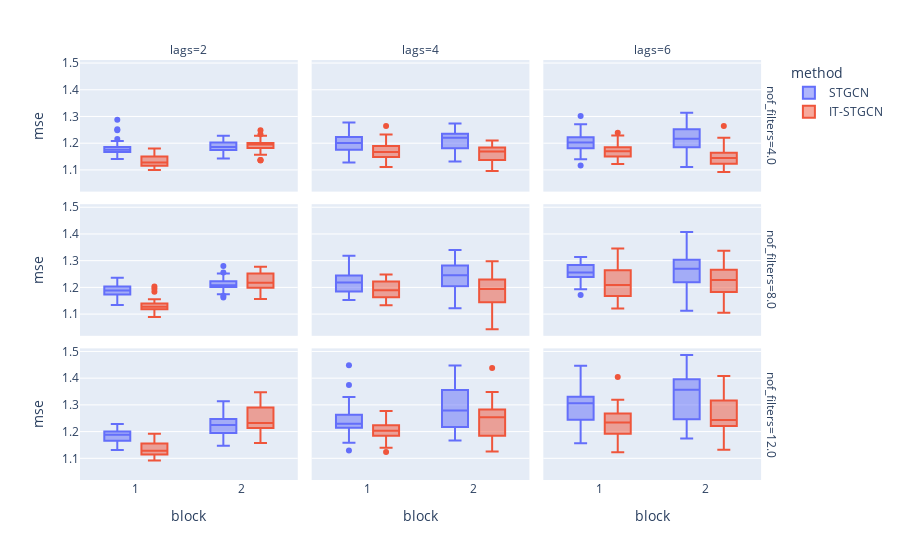

Write notebook code for a chart like this one.
### Code cell
data2.query("inter_method=='linear' and epoch==150").plot.box(backend='plotly',x='block',color='method',y='mse',facet_col='lags',facet_row='nof_filters',height=1200)

### Figure 1 — Plotly figure (JSON) as saved in the notebook; plotly's stock layout.template omitted (floating-point values rounded to 4 significant figures)
{"data": [{"alignmentgroup": "True", "hovertemplate": "method=STGCN<br>nof_filters=4.0<br>lags=2<br>block=%{x}<br>mse=%{y}<extra></extra>", "legendgroup": "STGCN", "marker": {"color": "#636efa"}, "name": "STGCN", "notched": false, "offsetgroup": "STGCN", "orientation": "v", "showlegend": true, "type": "box", "x": [1, 1, 1, 1, 1, 1, 1, 1, 1, 1, 1, 1, 1, 1, 1, 1, 1, 1, 1, 1, 1, 1, 1, 1, 1, 1, 1, 1, 1, 1, 2, 2, 2, 2, 2, 2, 2, 2, 2, 2, 2, 2, 2, 2, 2, 2, 2, 2, 2, 2, 2, 2, 2, 2, 2, 2, 2, 2, 2, 2], "x0": " ", "xaxis": "x7", "y": [1.209, 1.17, 1.161, 1.17, 1.164, 1.178, 1.186, 1.163, 1.216, 1.156, 1.174, 1.173, 1.208, 1.18, 1.17, 1.175, 1.175, 1.167, 1.288, 1.252, 1.184, 1.183, 1.249, 1.185, 1.169, 1.156, 1.177, 1.141, 1.153, 1.201, 1.208, 1.215, 1.187, 1.202, 1.188, 1.194, 1.157, 1.22, 1.175, 1.183, 1.223, 1.208, 1.228, 1.169, 1.163, 1.185, 1.183, 1.143, 1.177, 1.175, 1.188, 1.193, 1.186, 1.195, 1.183, 1.18, 1.169, 1.226, 1.167, 1.172], "y0": " ", "yaxis": "y7"}, {"alignmentgroup": "True", "hovertemplate": "method=STGCN<br>nof_filters=4.0<br>lags=4<br>block=%{x}<br>mse=%{y}<extra></extra>", "legendgroup": "STGCN", "marker": {"color": "#636efa"}, "name": "STGCN", "notched": false, "offsetgroup": "STGCN", "orientation": "v", "showlegend": false, "type": "box", "x": [1, 1, 1, 1, 1, 1, 1, 1, 1, 1, 1, 1, 1, 1, 1, 1, 1, 1, 1, 1, 1, 1, 1, 1, 1, 1, 1, 1, 1, 1, 2, 2, 2, 2, 2, 2, 2, 2, 2, 2, 2, 2, 2, 2, 2, 2, 2, 2, 2, 2, 2, 2, 2, 2, 2, 2, 2, 2, 2, 2], "x0": " ", "xaxis": "x8", "y": [1.277, 1.208, 1.25, 1.146, 1.223, 1.184, 1.23, 1.162, 1.231, 1.208, 1.201, 1.241, 1.214, 1.175, 1.175, 1.2, 1.22, 1.128, 1.216, 1.19, 1.266, 1.18, 1.17, 1.272, 1.178, 1.189, 1.176, 1.175, 1.221, 1.167, 1.227, 1.231, 1.181, 1.231, 1.177, 1.262, 1.232, 1.131, 1.187, 1.158, 1.251, 1.253, 1.197, 1.234, 1.205, 1.215, 1.273, 1.14, 1.258, 1.185, 1.198, 1.231, 1.252, 1.226, 1.18, 1.139, 1.207, 1.262, 1.235, 1.15], "y0": " ", "yaxis": "y8"}, {"alignmentgroup": "True", "hovertemplate": "method=STGCN<br>nof_filters=4.0<br>lags=6<br>block=%{x}<br>mse=%{y}<extra></extra>", "legendgroup": "STGCN", "marker": {"color": "#636efa"}, "name": "STGCN", "notched": false, "offsetgroup": "STGCN", "orientation": "v", "showlegend": false, "type": "box", "x": [1, 1, 1, 1, 1, 1, 1, 1, 1, 1, 1, 1, 1, 1, 1, 1, 1, 1, 1, 1, 1, 1, 1, 1, 1, 1, 1, 1, 1, 1, 2, 2, 2, 2, 2, 2, 2, 2, 2, 2, 2, 2, 2, 2, 2, 2, 2, 2, 2, 2, 2, 2, 2, 2, 2, 2, 2, 2, 2, 2], "x0": " ", "xaxis": "x9", "y": [1.268, 1.165, 1.14, 1.182, 1.205, 1.302, 1.164, 1.208, 1.181, 1.2, 1.191, 1.271, 1.117, 1.188, 1.256, 1.212, 1.234, 1.18, 1.205, 1.167, 1.206, 1.144, 1.203, 1.207, 1.222, 1.187, 1.182, 1.229, 1.223, 1.202, 1.217, 1.238, 1.11, 1.218, 1.216, 1.208, 1.254, 1.277, 1.263, 1.254, 1.19, 1.265, 1.18, 1.252, 1.142, 1.25, 1.168, 1.245, 1.173, 1.234, 1.202, 1.185, 1.257, 1.204, 1.209, 1.15, 1.189, 1.246, 1.314, 1.139], "y0": " ", "yaxis": "y9"}, {"alignmentgroup": "True", "hovertemplate": "method=STGCN<br>nof_filters=8.0<br>lags=2<br>block=%{x}<br>mse=%{y}<extra></extra>", "legendgroup": "STGCN", "marker": {"color": "#636efa"}, "name": "STGCN", "notched": false, "offsetgroup": "STGCN", "orientation": "v", "showlegend": false, "type": "box", "x": [1, 1, 1, 1, 1, 1, 1, 1, 1, 1, 1, 1, 1, 1, 1, 1, 1, 1, 1, 1, 1, 1, 1, 1, 1, 1, 1, 1, 1, 1, 2, 2, 2, 2, 2, 2, 2, 2, 2, 2, 2, 2, 2, 2, 2, 2, 2, 2, 2, 2, 2, 2, 2, 2, 2, 2, 2, 2, 2, 2], "x0": " ", "xaxis": "x4", "y": [1.163, 1.224, 1.17, 1.191, 1.164, 1.166, 1.174, 1.213, 1.199, 1.236, 1.229, 1.181, 1.134, 1.203, 1.188, 1.192, 1.154, 1.164, 1.184, 1.184, 1.228, 1.223, 1.184, 1.219, 1.188, 1.189, 1.188, 1.177, 1.177, 1.204, 1.209, 1.224, 1.209, 1.223, 1.222, 1.206, 1.247, 1.208, 1.219, 1.162, 1.226, 1.205, 1.218, 1.239, 1.201, 1.222, 1.28, 1.222, 1.256, 1.178, 1.201, 1.252, 1.208, 1.175, 1.174, 1.201, 1.206, 1.205, 1.192, 1.169], "y0": " ", "yaxis": "y4"}, {"alignmentgroup": "True", "hovertemplate": "method=STGCN<br>nof_filters=8.0<br>lags=4<br>block=%{x}<br>mse=%{y}<extra></extra>", "legendgroup": "STGCN", "marker": {"color": "#636efa"}, "name": "STGCN", "notched": false, "offsetgroup": "STGCN", "orientation": "v", "showlegend": false, "type": "box", "x": [1, 1, 1, 1, 1, 1, 1, 1, 1, 1, 1, 1, 1, 1, 1, 1, 1, 1, 1, 1, 1, 1, 1, 1, 1, 1, 1, 1, 1, 1, 2, 2, 2, 2, 2, 2, 2, 2, 2, 2, 2, 2, 2, 2, 2, 2, 2, 2, 2, 2, 2, 2, 2, 2, 2, 2, 2, 2, 2, 2], "x0": " ", "xaxis": "x5", "y": [1.275, 1.259, 1.245, 1.21, 1.249, 1.235, 1.233, 1.162, 1.178, 1.223, 1.242, 1.153, 1.255, 1.202, 1.176, 1.266, 1.214, 1.21, 1.162, 1.185, 1.214, 1.239, 1.29, 1.202, 1.157, 1.176, 1.319, 1.208, 1.23, 1.233, 1.286, 1.317, 1.271, 1.191, 1.178, 1.223, 1.34, 1.204, 1.164, 1.294, 1.215, 1.248, 1.282, 1.205, 1.122, 1.243, 1.263, 1.151, 1.279, 1.303, 1.227, 1.301, 1.272, 1.236, 1.228, 1.282, 1.176, 1.287, 1.217, 1.259], "y0": " ", "yaxis": "y5"}, {"alignmentgroup": "True", "hovertemplate": "method=STGCN<br>nof_filters=8.0<br>lags=6<br>block=%{x}<br>mse=%{y}<extra></extra>", "legendgroup": "STGCN", "marker": {"color": "#636efa"}, "name": "STGCN", "notched": false, "offsetgroup": "STGCN", "orientation": "v", "showlegend": false, "type": "box", "x": [1, 1, 1, 1, 1, 1, 1, 1, 1, 1, 1, 1, 1, 1, 1, 1, 1, 1, 1, 1, 1, 1, 1, 1, 1, 1, 1, 1, 1, 1, 2, 2, 2, 2, 2, 2, 2, 2, 2, 2, 2, 2, 2, 2, 2, 2, 2, 2, 2, 2, 2, 2, 2, 2, 2, 2, 2, 2, 2, 2], "x0": " ", "xaxis": "x6", "y": [1.29, 1.254, 1.193, 1.283, 1.283, 1.299, 1.235, 1.313, 1.243, 1.271, 1.245, 1.239, 1.267, 1.267, 1.172, 1.288, 1.257, 1.249, 1.221, 1.206, 1.211, 1.203, 1.277, 1.286, 1.262, 1.27, 1.242, 1.247, 1.251, 1.284, 1.21, 1.304, 1.22, 1.312, 1.134, 1.368, 1.196, 1.282, 1.288, 1.219, 1.32, 1.248, 1.151, 1.22, 1.271, 1.297, 1.303, 1.408, 1.112, 1.296, 1.332, 1.266, 1.228, 1.264, 1.312, 1.268, 1.199, 1.356, 1.275, 1.246], "y0": " ", "yaxis": "y6"}, {"alignmentgroup": "True", "hovertemplate": "method=STGCN<br>nof_filters=12.0<br>lags=2<br>block=%{x}<br>mse=%{y}<extra></extra>", "legendgroup": "STGCN", "marker": {"color": "#636efa"}, "name": "STGCN", "notched": false, "offsetgroup": "STGCN", "orientation": "v", "showlegend": false, "type": "box", "x": [1, 1, 1, 1, 1, 1, 1, 1, 1, 1, 1, 1, 1, 1, 1, 1, 1, 1, 1, 1, 1, 1, 1, 1, 1, 1, 1, 1, 1, 1, 2, 2, 2, 2, 2, 2, 2, 2, 2, 2, 2, 2, 2, 2, 2, 2, 2, 2, 2, 2, 2, 2, 2, 2, 2, 2, 2, 2, 2, 2], "x0": " ", "xaxis": "x", "y": [1.195, 1.131, 1.19, 1.165, 1.217, 1.228, 1.166, 1.223, 1.189, 1.21, 1.222, 1.223, 1.185, 1.178, 1.2, 1.133, 1.187, 1.229, 1.175, 1.192, 1.191, 1.187, 1.164, 1.164, 1.189, 1.152, 1.15, 1.165, 1.16, 1.196, 1.313, 1.231, 1.225, 1.227, 1.31, 1.194, 1.251, 1.218, 1.284, 1.2, 1.232, 1.169, 1.159, 1.216, 1.28, 1.221, 1.224, 1.188, 1.247, 1.271, 1.225, 1.262, 1.236, 1.224, 1.195, 1.223, 1.147, 1.179, 1.15, 1.192], "y0": " ", "yaxis": "y"}, {"alignmentgroup": "True", "hovertemplate": "method=STGCN<br>nof_filters=12.0<br>lags=4<br>block=%{x}<br>mse=%{y}<extra></extra>", "legendgroup": "STGCN", "marker": {"color": "#636efa"}, "name": "STGCN", "notched": false, "offsetgroup": "STGCN", "orientation": "v", "showlegend": false, "type": "box", "x": [1, 1, 1, 1, 1, 1, 1, 1, 1, 1, 1, 1, 1, 1, 1, 1, 1, 1, 1, 1, 1, 1, 1, 1, 1, 1, 1, 1, 1, 1, 2, 2, 2, 2, 2, 2, 2, 2, 2, 2, 2, 2, 2, 2, 2, 2, 2, 2, 2, 2, 2, 2, 2, 2, 2, 2, 2, 2, 2, 2], "x0": " ", "xaxis": "x2", "y": [1.226, 1.448, 1.212, 1.229, 1.199, 1.24, 1.227, 1.229, 1.214, 1.195, 1.329, 1.227, 1.289, 1.241, 1.299, 1.3, 1.262, 1.375, 1.243, 1.209, 1.23, 1.221, 1.129, 1.223, 1.158, 1.214, 1.309, 1.234, 1.229, 1.263, 1.172, 1.319, 1.242, 1.357, 1.415, 1.216, 1.286, 1.218, 1.281, 1.194, 1.386, 1.222, 1.301, 1.314, 1.448, 1.215, 1.306, 1.222, 1.167, 1.218, 1.201, 1.402, 1.273, 1.36, 1.235, 1.381, 1.238, 1.301, 1.356, 1.277], "y0": " ", "yaxis": "y2"}, {"alignmentgroup": "True", "hovertemplate": "method=STGCN<br>nof_filters=12.0<br>lags=6<br>block=%{x}<br>mse=%{y}<extra></extra>", "legendgroup": "STGCN", "marker": {"color": "#636efa"}, "name": "STGCN", "notched": false, "offsetgroup": "STGCN", "orientation": "v", "showlegend": false, "type": "box", "x": [1, 1, 1, 1, 1, 1, 1, 1, 1, 1, 1, 1, 1, 1, 1, 1, 1, 1, 1, 1, 1, 1, 1, 1, 1, 1, 1, 1, 1, 1, 2, 2, 2, 2, 2, 2, 2, 2, 2, 2, 2, 2, 2, 2, 2, 2, 2, 2, 2, 2, 2, 2, 2, 2, 2, 2, 2, 2, 2, 2], "x0": " ", "xaxis": "x3", "y": [1.312, 1.185, 1.318, 1.368, 1.235, 1.388, 1.366, 1.282, 1.286, 1.309, 1.245, 1.273, 1.359, 1.157, 1.371, 1.279, 1.303, 1.447, 1.178, 1.196, 1.281, 1.315, 1.393, 1.219, 1.244, 1.222, 1.317, 1.331, 1.31, 1.312, 1.366, 1.292, 1.36, 1.381, 1.46, 1.223, 1.409, 1.272, 1.174, 1.212, 1.217, 1.224, 1.385, 1.459, 1.395, 1.409, 1.382, 1.264, 1.371, 1.203, 1.246, 1.389, 1.442, 1.403, 1.282, 1.487, 1.353, 1.346, 1.276, 1.211], "y0": " ", "yaxis": "y3"}, {"alignmentgroup": "True", "hovertemplate": "method=IT-STGCN<br>nof_filters=4.0<br>lags=2<br>block=%{x}<br>mse=%{y}<extra></extra>", "legendgroup": "IT-STGCN", "marker": {"color": "#EF553B"}, "name": "IT-STGCN", "notched": false, "offsetgroup": "IT-STGCN", "orientation": "v", "showlegend": true, "type": "box", "x": [1, 1, 1, 1, 1, 1, 1, 1, 1, 1, 1, 1, 1, 1, 1, 1, 1, 1, 1, 1, 1, 1, 1, 1, 1, 1, 1, 1, 1, 1, 2, 2, 2, 2, 2, 2, 2, 2, 2, 2, 2, 2, 2, 2, 2, 2, 2, 2, 2, 2, 2, 2, 2, 2, 2, 2, 2, 2, 2, 2], "x0": " ", "xaxis": "x7", "y": [1.143, 1.108, 1.156, 1.15, 1.15, 1.146, 1.161, 1.105, 1.181, 1.119, 1.117, 1.127, 1.121, 1.118, 1.105, 1.1, 1.135, 1.101, 1.151, 1.113, 1.133, 1.143, 1.123, 1.114, 1.152, 1.124, 1.18, 1.115, 1.13, 1.128, 1.207, 1.249, 1.195, 1.199, 1.137, 1.137, 1.184, 1.182, 1.198, 1.228, 1.233, 1.184, 1.195, 1.191, 1.135, 1.201, 1.157, 1.209, 1.183, 1.201, 1.171, 1.219, 1.182, 1.196, 1.189, 1.203, 1.157, 1.199, 1.2, 1.179], "y0": " ", "yaxis": "y7"}, {"alignmentgroup": "True", "hovertemplate": "method=IT-STGCN<br>nof_filters=4.0<br>lags=4<br>block=%{x}<br>mse=%{y}<extra></extra>", "legendgroup": "IT-STGCN", "marker": {"color": "#EF553B"}, "name": "IT-STGCN", "notched": false, "offsetgroup": "IT-STGCN", "orientation": "v", "showlegend": false, "type": "box", "x": [1, 1, 1, 1, 1, 1, 1, 1, 1, 1, 1, 1, 1, 1, 1, 1, 1, 1, 1, 1, 1, 1, 1, 1, 1, 1, 1, 1, 1, 1, 2, 2, 2, 2, 2, 2, 2, 2, 2, 2, 2, 2, 2, 2, 2, 2, 2, 2, 2, 2, 2, 2, 2, 2, 2, 2, 2, 2, 2, 2], "x0": " ", "xaxis": "x8", "y": [1.157, 1.137, 1.148, 1.13, 1.229, 1.264, 1.153, 1.156, 1.19, 1.115, 1.186, 1.206, 1.149, 1.197, 1.159, 1.11, 1.183, 1.232, 1.142, 1.197, 1.171, 1.183, 1.188, 1.157, 1.174, 1.159, 1.201, 1.167, 1.128, 1.166, 1.185, 1.142, 1.182, 1.145, 1.155, 1.137, 1.184, 1.21, 1.204, 1.203, 1.159, 1.173, 1.184, 1.169, 1.173, 1.205, 1.131, 1.176, 1.132, 1.134, 1.116, 1.169, 1.096, 1.128, 1.204, 1.171, 1.182, 1.144, 1.137, 1.149], "y0": " ", "yaxis": "y8"}, {"alignmentgroup": "True", "hovertemplate": "method=IT-STGCN<br>nof_filters=4.0<br>lags=6<br>block=%{x}<br>mse=%{y}<extra></extra>", "legendgroup": "IT-STGCN", "marker": {"color": "#EF553B"}, "name": "IT-STGCN", "notched": false, "offsetgroup": "IT-STGCN", "orientation": "v", "showlegend": false, "type": "box", "x": [1, 1, 1, 1, 1, 1, 1, 1, 1, 1, 1, 1, 1, 1, 1, 1, 1, 1, 1, 1, 1, 1, 1, 1, 1, 1, 1, 1, 1, 1, 2, 2, 2, 2, 2, 2, 2, 2, 2, 2, 2, 2, 2, 2, 2, 2, 2, 2, 2, 2, 2, 2, 2, 2, 2, 2, 2, 2, 2, 2], "x0": " ", "xaxis": "x9", "y": [1.164, 1.127, 1.122, 1.129, 1.178, 1.167, 1.152, 1.189, 1.131, 1.139, 1.18, 1.142, 1.22, 1.186, 1.17, 1.127, 1.229, 1.198, 1.207, 1.181, 1.161, 1.17, 1.176, 1.151, 1.185, 1.179, 1.158, 1.185, 1.164, 1.239, 1.128, 1.152, 1.113, 1.158, 1.135, 1.15, 1.141, 1.109, 1.203, 1.143, 1.138, 1.196, 1.145, 1.153, 1.118, 1.092, 1.265, 1.099, 1.136, 1.123, 1.164, 1.167, 1.117, 1.152, 1.175, 1.206, 1.163, 1.22, 1.104, 1.145], "y0": " ", "yaxis": "y9"}, {"alignmentgroup": "True", "hovertemplate": "method=IT-STGCN<br>nof_filters=8.0<br>lags=2<br>block=%{x}<br>mse=%{y}<extra></extra>", "legendgroup": "IT-STGCN", "marker": {"color": "#EF553B"}, "name": "IT-STGCN", "notched": false, "offsetgroup": "IT-STGCN", "orientation": "v", "showlegend": false, "type": "box", "x": [1, 1, 1, 1, 1, 1, 1, 1, 1, 1, 1, 1, 1, 1, 1, 1, 1, 1, 1, 1, 1, 1, 1, 1, 1, 1, 1, 1, 1, 1, 2, 2, 2, 2, 2, 2, 2, 2, 2, 2, 2, 2, 2, 2, 2, 2, 2, 2, 2, 2, 2, 2, 2, 2, 2, 2, 2, 2, 2, 2], "x0": " ", "xaxis": "x4", "y": [1.132, 1.139, 1.184, 1.129, 1.127, 1.113, 1.123, 1.11, 1.134, 1.127, 1.195, 1.152, 1.099, 1.122, 1.121, 1.113, 1.203, 1.132, 1.118, 1.131, 1.155, 1.146, 1.098, 1.144, 1.114, 1.126, 1.089, 1.119, 1.138, 1.122, 1.199, 1.234, 1.157, 1.254, 1.221, 1.206, 1.22, 1.209, 1.2, 1.266, 1.169, 1.242, 1.179, 1.238, 1.271, 1.268, 1.27, 1.218, 1.194, 1.217, 1.198, 1.212, 1.252, 1.278, 1.193, 1.192, 1.23, 1.206, 1.215, 1.265], "y0": " ", "yaxis": "y4"}, {"alignmentgroup": "True", "hovertemplate": "method=IT-STGCN<br>nof_filters=8.0<br>lags=4<br>block=%{x}<br>mse=%{y}<extra></extra>", "legendgroup": "IT-STGCN", "marker": {"color": "#EF553B"}, "name": "IT-STGCN", "notched": false, "offsetgroup": "IT-STGCN", "orientation": "v", "showlegend": false, "type": "box", "x": [1, 1, 1, 1, 1, 1, 1, 1, 1, 1, 1, 1, 1, 1, 1, 1, 1, 1, 1, 1, 1, 1, 1, 1, 1, 1, 1, 1, 1, 1, 2, 2, 2, 2, 2, 2, 2, 2, 2, 2, 2, 2, 2, 2, 2, 2, 2, 2, 2, 2, 2, 2, 2, 2, 2, 2, 2, 2, 2, 2], "x0": " ", "xaxis": "x5", "y": [1.223, 1.153, 1.217, 1.156, 1.193, 1.215, 1.185, 1.163, 1.156, 1.208, 1.222, 1.17, 1.249, 1.226, 1.185, 1.246, 1.133, 1.177, 1.189, 1.16, 1.2, 1.229, 1.151, 1.241, 1.225, 1.141, 1.189, 1.213, 1.167, 1.184, 1.174, 1.244, 1.144, 1.111, 1.207, 1.216, 1.197, 1.139, 1.22, 1.298, 1.247, 1.225, 1.104, 1.191, 1.125, 1.127, 1.043, 1.189, 1.272, 1.243, 1.23, 1.215, 1.181, 1.22, 1.235, 1.053, 1.168, 1.183, 1.186, 1.251], "y0": " ", "yaxis": "y5"}, {"alignmentgroup": "True", "hovertemplate": "method=IT-STGCN<br>nof_filters=8.0<br>lags=6<br>block=%{x}<br>mse=%{y}<extra></extra>", "legendgroup": "IT-STGCN", "marker": {"color": "#EF553B"}, "name": "IT-STGCN", "notched": false, "offsetgroup": "IT-STGCN", "orientation": "v", "showlegend": false, "type": "box", "x": [1, 1, 1, 1, 1, 1, 1, 1, 1, 1, 1, 1, 1, 1, 1, 1, 1, 1, 1, 1, 1, 1, 1, 1, 1, 1, 1, 1, 1, 1, 2, 2, 2, 2, 2, 2, 2, 2, 2, 2, 2, 2, 2, 2, 2, 2, 2, 2, 2, 2, 2, 2, 2, 2, 2, 2, 2, 2, 2, 2], "x0": " ", "xaxis": "x6", "y": [1.157, 1.174, 1.144, 1.282, 1.313, 1.292, 1.141, 1.288, 1.228, 1.125, 1.3, 1.198, 1.264, 1.261, 1.166, 1.192, 1.172, 1.218, 1.121, 1.158, 1.199, 1.23, 1.346, 1.26, 1.236, 1.185, 1.317, 1.173, 1.167, 1.246, 1.218, 1.121, 1.249, 1.276, 1.25, 1.254, 1.202, 1.295, 1.203, 1.257, 1.295, 1.137, 1.321, 1.171, 1.168, 1.337, 1.239, 1.271, 1.202, 1.198, 1.306, 1.266, 1.182, 1.146, 1.239, 1.247, 1.198, 1.17, 1.215, 1.105], "y0": " ", "yaxis": "y6"}, {"alignmentgroup": "True", "hovertemplate": "method=IT-STGCN<br>nof_filters=12.0<br>lags=2<br>block=%{x}<br>mse=%{y}<extra></extra>", "legendgroup": "IT-STGCN", "marker": {"color": "#EF553B"}, "name": "IT-STGCN", "notched": false, "offsetgroup": "IT-STGCN", "orientation": "v", "showlegend": false, "type": "box", "x": [1, 1, 1, 1, 1, 1, 1, 1, 1, 1, 1, 1, 1, 1, 1, 1, 1, 1, 1, 1, 1, 1, 1, 1, 1, 1, 1, 1, 1, 1, 2, 2, 2, 2, 2, 2, 2, 2, 2, 2, 2, 2, 2, 2, 2, 2, 2, 2, 2, 2, 2, 2, 2, 2, 2, 2, 2, 2, 2, 2], "x0": " ", "xaxis": "x", "y": [1.144, 1.133, 1.159, 1.095, 1.155, 1.192, 1.094, 1.109, 1.173, 1.115, 1.12, 1.123, 1.096, 1.127, 1.13, 1.141, 1.129, 1.164, 1.12, 1.161, 1.096, 1.129, 1.167, 1.186, 1.119, 1.129, 1.122, 1.092, 1.127, 1.105, 1.317, 1.347, 1.24, 1.292, 1.23, 1.317, 1.255, 1.211, 1.157, 1.256, 1.315, 1.232, 1.232, 1.206, 1.304, 1.245, 1.203, 1.247, 1.214, 1.29, 1.22, 1.171, 1.231, 1.221, 1.34, 1.194, 1.178, 1.221, 1.215, 1.284], "y0": " ", "yaxis": "y"}, {"alignmentgroup": "True", "hovertemplate": "method=IT-STGCN<br>nof_filters=12.0<br>lags=4<br>block=%{x}<br>mse=%{y}<extra></extra>", "legendgroup": "IT-STGCN", "marker": {"color": "#EF553B"}, "name": "IT-STGCN", "notched": false, "offsetgroup": "IT-STGCN", "orientation": "v", "showlegend": false, "type": "box", "x": [1, 1, 1, 1, 1, 1, 1, 1, 1, 1, 1, 1, 1, 1, 1, 1, 1, 1, 1, 1, 1, 1, 1, 1, 1, 1, 1, 1, 1, 1, 2, 2, 2, 2, 2, 2, 2, 2, 2, 2, 2, 2, 2, 2, 2, 2, 2, 2, 2, 2, 2, 2, 2, 2, 2, 2, 2, 2, 2, 2], "x0": " ", "xaxis": "x2", "y": [1.185, 1.169, 1.206, 1.198, 1.139, 1.221, 1.225, 1.224, 1.275, 1.223, 1.211, 1.214, 1.242, 1.199, 1.201, 1.192, 1.262, 1.166, 1.123, 1.161, 1.186, 1.277, 1.184, 1.196, 1.241, 1.184, 1.213, 1.157, 1.206, 1.245, 1.269, 1.184, 1.304, 1.231, 1.272, 1.125, 1.184, 1.219, 1.29, 1.289, 1.202, 1.272, 1.254, 1.151, 1.134, 1.348, 1.168, 1.268, 1.256, 1.281, 1.137, 1.237, 1.25, 1.282, 1.438, 1.206, 1.34, 1.303, 1.254, 1.156], "y0": " ", "yaxis": "y2"}, {"alignmentgroup": "True", "hovertemplate": "method=IT-STGCN<br>nof_filters=12.0<br>lags=6<br>block=%{x}<br>mse=%{y}<extra></extra>", "legendgroup": "IT-STGCN", "marker": {"color": "#EF553B"}, "name": "IT-STGCN", "notched": false, "offsetgroup": "IT-STGCN", "orientation": "v", "showlegend": false, "type": "box", "x": [1, 1, 1, 1, 1, 1, 1, 1, 1, 1, 1, 1, 1, 1, 1, 1, 1, 1, 1, 1, 1, 1, 1, 1, 1, 1, 1, 1, 1, 1, 2, 2, 2, 2, 2, 2, 2, 2, 2, 2, 2, 2, 2, 2, 2, 2, 2, 2, 2, 2, 2, 2, 2, 2, 2, 2, 2, 2, 2, 2], "x0": " ", "xaxis": "x3", "y": [1.255, 1.28, 1.262, 1.198, 1.295, 1.268, 1.238, 1.179, 1.192, 1.268, 1.197, 1.319, 1.271, 1.216, 1.179, 1.123, 1.29, 1.258, 1.185, 1.267, 1.228, 1.135, 1.404, 1.147, 1.307, 1.268, 1.231, 1.223, 1.223, 1.156, 1.316, 1.229, 1.235, 1.377, 1.294, 1.39, 1.408, 1.343, 1.223, 1.231, 1.238, 1.406, 1.2, 1.398, 1.227, 1.248, 1.193, 1.296, 1.273, 1.221, 1.202, 1.133, 1.227, 1.132, 1.288, 1.179, 1.266, 1.4, 1.2, 1.306], "y0": " ", "yaxis": "y3"}], "layout": {"annotations": [{"font": {}, "showarrow": false, "text": "lags=2", "x": 0.1567, "xanchor": "center", "xref": "paper", "y": 1.0, "yanchor": "bottom", "yref": "paper"}, {"font": {}, "showarrow": false, "text": "lags=4", "x": 0.49, "xanchor": "center", "xref": "paper", "y": 1.0, "yanchor": "bottom", "yref": "paper"}, {"font": {}, "showarrow": false, "text": "lags=6", "x": 0.8233, "xanchor": "center", "xref": "paper", "y": 1.0, "yanchor": "bottom", "yref": "paper"}, {"font": {}, "showarrow": false, "text": "nof_filters=12.0", "textangle": 90, "x": 0.98, "xanchor": "left", "xref": "paper", "y": 0.1567, "yanchor": "middle", "yref": "paper"}, {"font": {}, "showarrow": false, "text": "nof_filters=8.0", "textangle": 90, "x": 0.98, "xanchor": "left", "xref": "paper", "y": 0.5, "yanchor": "middle", "yref": "paper"}, {"font": {}, "showarrow": false, "text": "nof_filters=4.0", "textangle": 90, "x": 0.98, "xanchor": "left", "xref": "paper", "y": 0.8433, "yanchor": "middle", "yref": "paper"}], "autosize": true, "boxmode": "group", "legend": {"title": {"text": "method"}, "tracegroupgap": 0}, "margin": {"t": 60}, "xaxis": {"anchor": "y", "autorange": true, "domain": [0, 0.3133], "range": [0.4742, 2.526], "title": {"text": "block"}, "type": "linear"}, "xaxis2": {"anchor": "y2", "autorange": true, "domain": [0.3333, 0.6467], "matches": "x", "range": [0.4742, 2.526], "title": {"text": "block"}, "type": "linear"}, "xaxis3": {"anchor": "y3", "autorange": true, "domain": [0.6667, 0.98], "matches": "x", "range": [0.4742, 2.526], "title": {"text": "block"}, "type": "linear"}, "xaxis4": {"anchor": "y4", "autorange": true, "domain": [0, 0.3133], "matches": "x", "range": [0.4742, 2.526], "showticklabels": false, "type": "linear"}, "xaxis5": {"anchor": "y5", "autorange": true, "domain": [0.3333, 0.6467], "matches": "x", "range": [0.4742, 2.526], "showticklabels": false, "type": "linear"}, "xaxis6": {"anchor": "y6", "autorange": true, "domain": [0.6667, 0.98], "matches": "x", "range": [0.4742, 2.526], "showticklabels": false, "type": "linear"}, "xaxis7": {"anchor": "y7", "autorange": true, "domain": [0, 0.3133], "matches": "x", "range": [0.4742, 2.526], "showticklabels": false, "type": "linear"}, "xaxis8": {"anchor": "y8", "autorange": true, "domain": [0.3333, 0.6467], "matches": "x", "range": [0.4742, 2.526], "showticklabels": false, "type": "linear"}, "xaxis9": {"anchor": "y9", "autorange": true, "domain": [0.6667, 0.98], "matches": "x", "range": [0.4742, 2.526], "showticklabels": false, "type": "linear"}, "yaxis": {"anchor": "x", "autorange": true, "domain": [0, 0.3133], "range": [1.019, 1.511], "title": {"text": "mse"}, "type": "linear"}, "yaxis2": {"anchor": "x2", "autorange": true, "domain": [0, 0.3133], "matches": "y", "range": [1.019, 1.511], "showticklabels": false, "type": "linear"}, "yaxis3": {"anchor": "x3", "autorange": true, "domain": [0, 0.3133], "matches": "y", "range": [1.019, 1.511], "showticklabels": false, "type": "linear"}, "yaxis4": {"anchor": "x4", "autorange": true, "domain": [0.3433, 0.6567], "matches": "y", "range": [1.019, 1.511], "title": {"text": "mse"}, "type": "linear"}, "yaxis5": {"anchor": "x5", "autorange": true, "domain": [0.3433, 0.6567], "matches": "y", "range": [1.019, 1.511], "showticklabels": false, "type": "linear"}, "yaxis6": {"anchor": "x6", "autorange": true, "domain": [0.3433, 0.6567], "matches": "y", "range": [1.019, 1.511], "showticklabels": false, "type": "linear"}, "yaxis7": {"anchor": "x7", "autorange": true, "domain": [0.6867, 1.0], "matches": "y", "range": [1.019, 1.511], "title": {"text": "mse"}, "type": "linear"}, "yaxis8": {"anchor": "x8", "autorange": true, "domain": [0.6867, 1.0], "matches": "y", "range": [1.019, 1.511], "showticklabels": false, "type": "linear"}, "yaxis9": {"anchor": "x9", "autorange": true, "domain": [0.6867, 1.0], "matches": "y", "range": [1.019, 1.511], "showticklabels": false, "type": "linear"}}}
